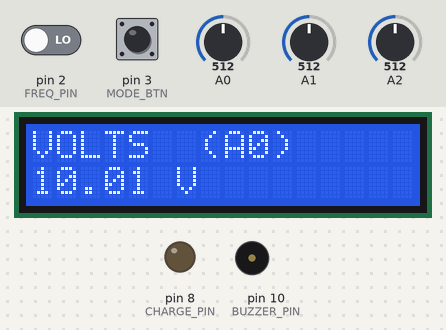
Simulated run of this sketch. Board: Arduino Uno, built with avr-gcc and run on an emulated ATmega328P. Shown: 16×2 character LCD, output pins drawn as LEDs (lit = HIGH), buzzer (waves = sounding). Inputs (shaded band) come from the test bench; at power-on: pin 3 (MODE_BTN) HIGH, A2 = 512, pin 2 (FREQ_PIN) LOW, A0 = 512, A1 = 512.

Above: at 2.4 s.
2.5 s: pin 3 (MODE_BTN) pulled LOW for 0.15 s
At 3.4 s:
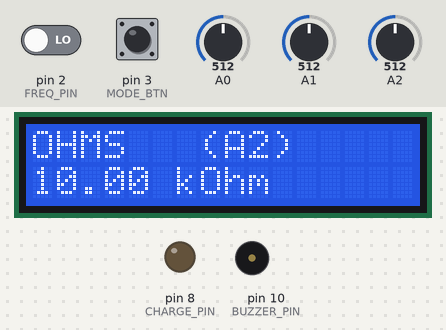
4.1 s: A2 set to 7
At 4.6 s:
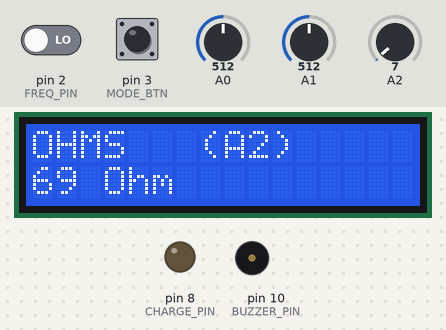
5.6 s: A2 set to 4
At 6.7 s:
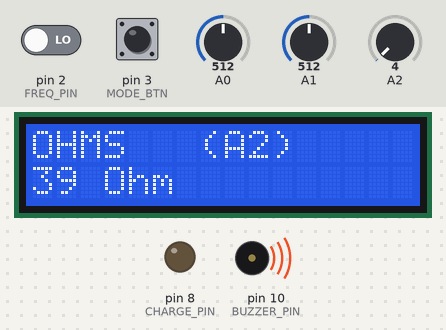
7.1 s: pin 3 (MODE_BTN) pulled LOW for 1 s
At 9.1 s:
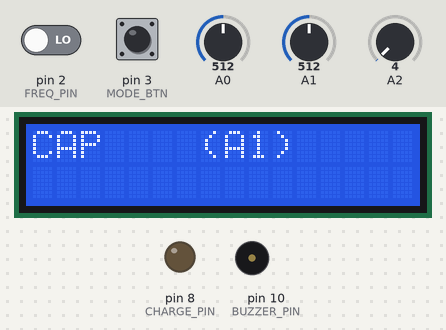
11.1 s: pin 3 (MODE_BTN) pulled LOW for 3.2 s
At 13.9 s:
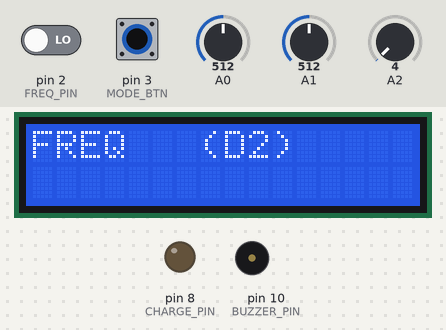
15.8 s: pin 3 (MODE_BTN) driven LOW
At 19.58 s:
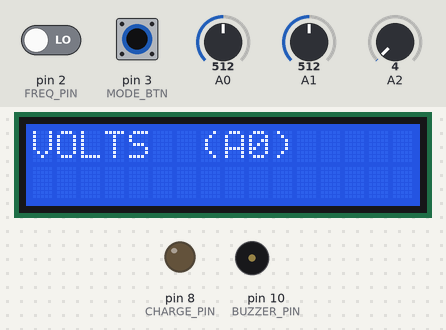
Timing chart, 0 to 19.8 s (numbered marks = the images above; inputs shaded):
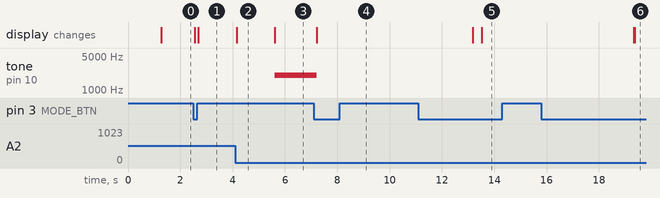

Measured:
- the behaviour switches between 6 and 5 on A2 (found by bisection; images 2 and 3)
- after the input at 2.5 s, the display: first changes at once (image 1 shows a later state)
- after the input at 4.1 s, the display: changes after 0.06 s (image 2)
- after the input at 5.6 s, tone on pin 10 (BUZZER_PIN): silent → 2000 Hz at once; the display: changes at once (image 3)
- after the input at 7.1 s, tone on pin 10 (BUZZER_PIN): 2000 Hz → silent after 0.11 s; the display: changes after 0.11 s (image 4)
- after the input at 11.1 s, pin 8 (CHARGE_PIN): stays LOW (without the input it goes to HIGH after 2.1 s); the display: first changes after 2.1 s (image 5 shows a later state)
- after the input at 15.8 s, the display: first differs from a run without the input after 3.6 s (image 6)

The sketch:

c1_bench_meter.ino
```cpp
// Arduino Bench — Capstone 1: The Bench Meter
// A 4-mode instrument on an LCD1602: Volts, Ohms (+continuity beep),
// Capacitance and Frequency. Every mode is a circuit you built earlier.
//
// LCD:  RS->D12, E->D11, D4->D4, D5->D5, D6->D6, D7->D7  (RW->GND, V0->pot)
// Mode button: D3 -> GND
// VOLT : probe+ --[30k (3x10k)]--+-- A0 --[10k]-- GND     (max 20 V, DC, positive only!)
// OHM  : 5V --[10k ref]--+-- A2 -- probe ... Rx ... -- GND
// CAP  : D8 --[10k]--+-- A1 ;  D9 --[220]--+ ;  capacitor between A1 node and GND
// FREQ : signal (0..5 V) -> D2
// Buzzer (passive): D10 -> buzzer -> GND

#include <LiquidCrystal.h>

LiquidCrystal lcd(12, 11, 4, 5, 6, 7);

const byte MODE_BTN = 3;
const byte FREQ_PIN = 2;
const byte CHARGE_PIN = 8;
const byte DISCHARGE_PIN = 9;
const byte BUZZER_PIN = 10;

// ---- calibration: measure your parts and enter the real values ----
const float DIVIDER_RATIO = 4.0;     // (R_top + R_bottom) / R_bottom
const float R_REF = 10000.0;         // ohmmeter reference resistor
const float R_CHARGE = 10000.0;      // capacitance charge resistor
long BANDGAP_mV = 1100;              // from your Unit 1 calibration

enum Mode { VOLT, OHM, CAP, FREQ, MODE_COUNT };
Mode mode = VOLT;
const char* const MODE_NAMES[] = {"VOLTS  (A0)", "OHMS   (A2)", "CAP    (A1)", "FREQ   (D2)"};

volatile unsigned long edges = 0;
void onRise() { edges++; }

long readVcc_mV() {
  ADMUX = _BV(REFS0) | _BV(MUX3) | _BV(MUX2) | _BV(MUX1);
  delay(2);
  ADCSRA |= _BV(ADSC);
  while (bit_is_set(ADCSRA, ADSC)) {}
  return (BANDGAP_mV * 1024L) / ADC;
}

int readAvg(byte pin) {
  analogRead(pin);
  long s = 0;
  for (byte i = 0; i < 16; i++) s += analogRead(pin);
  return s / 16;
}

void showValue(float value, byte decimals, const __FlashStringHelper* unit) {
  lcd.setCursor(0, 1);
  lcd.print(value, decimals);
  lcd.print(' ');
  lcd.print(unit);
  lcd.print(F("          "));
}

void showText(const __FlashStringHelper* text) {
  lcd.setCursor(0, 1);
  lcd.print(text);
  lcd.print(F("          "));
}

void measureVolts() {
  float vcc = readVcc_mV() / 1000.0;
  float v = readAvg(A0) * vcc / 1024.0 * DIVIDER_RATIO;
  showValue(v, 2, F("V"));
  delay(200);
}

void measureOhms() {
  int a = readAvg(A2);
  if (a >= 1015) { noTone(BUZZER_PIN); showText(F("OPEN")); delay(100); return; }
  float r = R_REF * a / (1024.0 - a);       // ratiometric: Vcc cancels
  if (r < 50) tone(BUZZER_PIN, 2000); else noTone(BUZZER_PIN);
  if (r >= 1000) showValue(r / 1000.0, 2, F("kOhm"));
  else showValue(r, 0, F("Ohm"));
  delay(100);
}

void measureCap() {
  digitalWrite(CHARGE_PIN, LOW);
  pinMode(DISCHARGE_PIN, OUTPUT);
  digitalWrite(DISCHARGE_PIN, LOW);
  unsigned long t0 = millis();
  while (analogRead(A1) > 1 && millis() - t0 < 5000) {}
  delay(50);
  pinMode(DISCHARGE_PIN, INPUT);

  unsigned long start = micros();
  digitalWrite(CHARGE_PIN, HIGH);
  bool timeout = false;
  while (analogRead(A1) < 647) {
    if (micros() - start > 5000000UL) { timeout = true; break; }
    if (digitalRead(MODE_BTN) == LOW) break;  // stay responsive
  }
  unsigned long tau = micros() - start;
  digitalWrite(CHARGE_PIN, LOW);

  float uF = tau / R_CHARGE;
  if (timeout) showText(F("> 500 uF / open"));
  else if (uF >= 1.0) showValue(uF, 2, F("uF"));
  else showValue(uF * 1000.0, 0, F("nF"));
  delay(300);
}

void measureFreq() {
  noInterrupts(); edges = 0; interrupts();
  attachInterrupt(digitalPinToInterrupt(FREQ_PIN), onRise, RISING);
  unsigned long t0 = millis();
  while (millis() - t0 < 1000) {
    if (digitalRead(MODE_BTN) == LOW) break;
  }
  detachInterrupt(digitalPinToInterrupt(FREQ_PIN));
  noInterrupts(); unsigned long n = edges; interrupts();

  if (n >= 100) {                      // fast: gate count, +-1 Hz is < 1 %
    showValue(n, 0, F("Hz (gate)"));
  } else {                             // slow: measure the period instead
    unsigned long hi = pulseIn(FREQ_PIN, HIGH, 2000000UL);
    unsigned long lo = pulseIn(FREQ_PIN, LOW, 2000000UL);
    if (hi && lo) showValue(1e6 / (hi + lo), 3, F("Hz (period)"));
    else showText(F("no signal"));
  }
}

void setMode(Mode m) {
  mode = m;
  noTone(BUZZER_PIN);
  lcd.clear();
  lcd.print(MODE_NAMES[mode]);
}

void setup() {
  lcd.begin(16, 2);
  pinMode(MODE_BTN, INPUT_PULLUP);
  pinMode(FREQ_PIN, INPUT);
  pinMode(CHARGE_PIN, OUTPUT);
  digitalWrite(CHARGE_PIN, LOW);
  pinMode(DISCHARGE_PIN, INPUT);
  lcd.print(F("Arduino Bench"));
  lcd.setCursor(0, 1);
  lcd.print(F("Bench Meter v1"));
  delay(1200);
  setMode(VOLT);
}

void loop() {
  if (digitalRead(MODE_BTN) == LOW) {
    delay(30);
    if (digitalRead(MODE_BTN) == LOW) {
      setMode((Mode)((mode + 1) % MODE_COUNT));
      while (digitalRead(MODE_BTN) == LOW) {}
      delay(30);
    }
  }

  switch (mode) {
    case VOLT: measureVolts(); break;
    case OHM:  measureOhms();  break;
    case CAP:  measureCap();   break;
    case FREQ: measureFreq();  break;
    default: break;
  }
}
```
